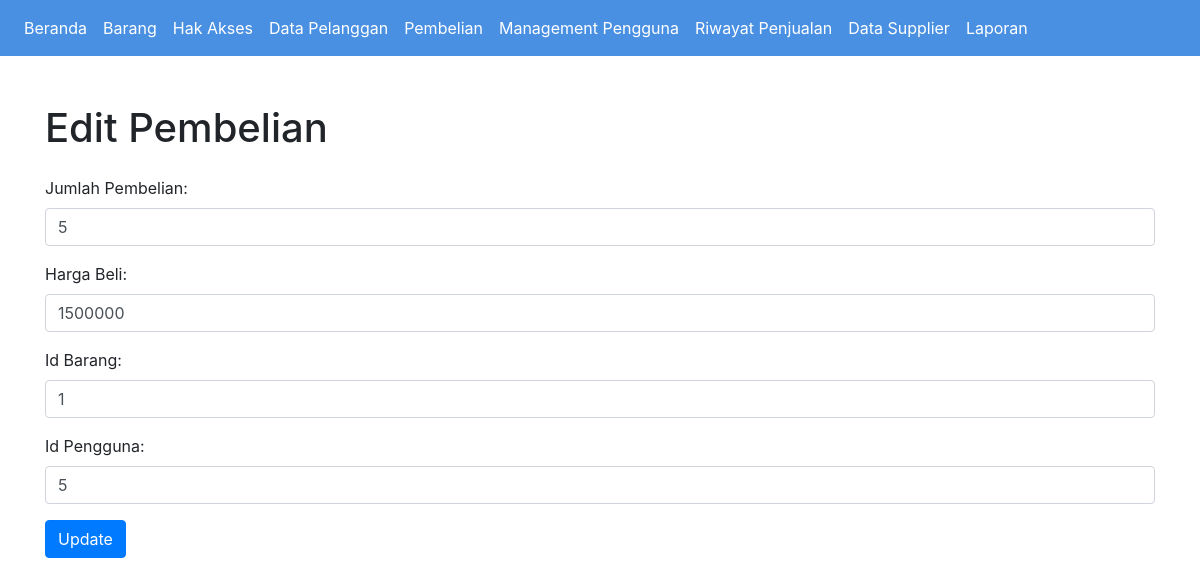
Page /pembelian/update_pembelian.php?id=2 on the committed database.
### tables this page shows
CREATE TABLE `pembelian` (
  `IdPembelian` int(11) NOT NULL,
  `JumlahPembelian` int(15) NOT NULL,
  `HargaBeli` decimal(10,0) NOT NULL,
  `IdBarang` int(11) NOT NULL,
  `IdPengguna` int(11) NOT NULL
);

### pembelian/Pembelian.php (called while the page is built, shortened)
<?php
class Pembelian {
    private $conn;
    public function __construct($conn) {
        $this->conn = $conn;
    }
    public function getById($idPembelian) {
        $sql = "SELECT * FROM pembelian WHERE IdPembelian=?";
        $stmt = $this->conn->prepare($sql);
        $stmt->bind_param("i", $idPembelian);
        $stmt->execute();
        return $stmt->get_result()->fetch_assoc();
    }
}
?>

### pembelian/update_pembelian.php (the view, shortened to what this page needs)
<?php
include '../header.php';
include 'Pembelian.php';
include '../connect.php';
$pembelian = new Pembelian($conn);
$idPembelian = $_GET['id'];
$data = $pembelian->getById($idPembelian);
?>
<!DOCTYPE html>
<html lang="en">
<head>
    <link href="https://stackpath.bootstrapcdn.com/bootstrap/4.5.2/css/bootstrap.min.css" rel="stylesheet">
</head>
<body>
    <div class="container mt-5">
        <h1 class="mb-4">Edit Pembelian</h1>
        <form method="POST">
            <div class="form-group">
                <label for="jumlahPembelian">Jumlah Pembelian:</label>
                <input type="number" class="form-control" name="jumlahPembelian" id="jumlahPembelian" value="<?php echo $data['JumlahPembelian']; ?>" required>
            </div>
            <div class="form-group">
                <label for="hargaBeli">Harga Beli:</label>
                <input type="number" class="form-control" name="hargaBeli" id="hargaBeli" value="<?php echo $data['HargaBeli']; ?>" required>
            </div>
            <div class="form-group">
                <label for="idBarang">Id Barang:</label>
                <input type="number" class="form-control" name="idBarang" id="idBarang" value="<?php echo $data['IdBarang']; ?>" required>
            </div>
            <div class="form-group">
                <label for="idPengguna">Id Pengguna:</label>
                <input type="number" class="form-control" name="idPengguna" id="idPengguna" value="<?php echo $data['IdPengguna']; ?>" required>
            </div>
            <button type="submit" class="btn btn-primary">Update</button>
        </form>
    </div>
</body>
</html>

### header.php (style rules this page uses)
body { background-color: #f0f8ff; color: #333; }

### rows in the picture
pembelian: jumlahPembelian "5", hargaBeli "1500000", idBarang "1", idPengguna "5"
